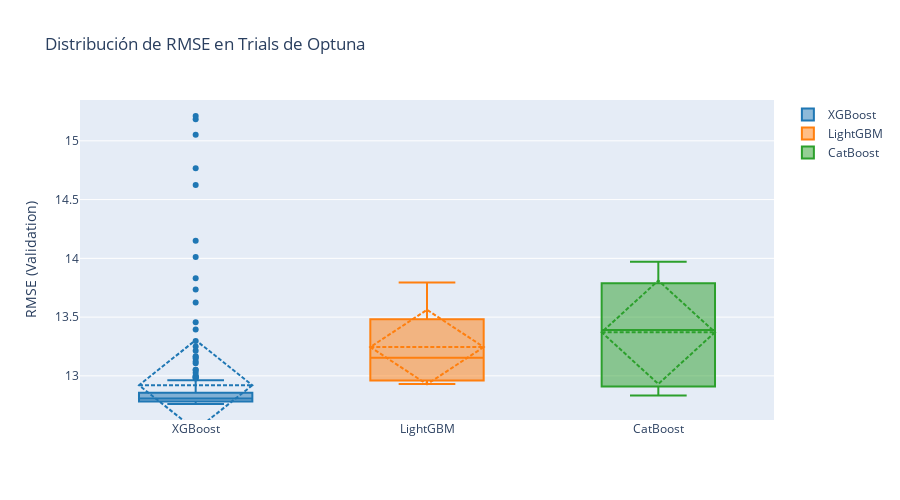

This figure's notebook cell:
### Markdown cell above
## 11. Visualización de Distribución de Trials

### Code cell
# Distribution of trial values
fig = go.Figure()

fig.add_trace(go.Box(
    y=df_xgboost_trials['value'],
    name='XGBoost',
    marker_color='#1f77b4',
    boxmean='sd'
))

fig.add_trace(go.Box(
    y=df_lightgbm_trials['value'],
    name='LightGBM',
    marker_color='#ff7f0e',
    boxmean='sd'
))

fig.add_trace(go.Box(
    y=df_catboost_trials['value'],
    name='CatBoost',
    marker_color='#2ca02c',
    boxmean='sd'
))

fig.update_layout(
    title='Distribución de RMSE en Trials de Optuna',
    yaxis_title='RMSE (Validation)',
    height=500,
    showlegend=True
)

fig.show()

# Statistics
print("\nEstadísticas de Trials:")
print("\nXGBoost:")
print(f"  Media: {df_xgboost_trials['value'].mean():.4f}")
print(f"  Std: {df_xgboost_trials['value'].std():.4f}")
print(f"  Min: {df_xgboost_trials['value'].min():.4f}")
print(f"  Max: {df_xgboost_trials['value'].max():.4f}")

print("\nLightGBM:")
print(f"  Media: {df_lightgbm_trials['value'].mean():.4f}")
print(f"  Std: {df_lightgbm_trials['value'].std():.4f}")
print(f"  Min: {df_lightgbm_trials['value'].min():.4f}")
print(f"  Max: {df_lightgbm_trials['value'].max():.4f}")

print("\nCatBoost:")
print(f"  Media: {df_catboost_trials['value'].mean():.4f}")
print(f"  Std: {df_catboost_trials['value'].std():.4f}")
print(f"  Min: {df_catboost_trials['value'].min():.4f}")
print(f"  Max: {df_catboost_trials['value'].max():.4f}")

### Figure 1 — Plotly figure (JSON) as saved in the notebook; plotly's stock layout.template omitted (floating-point values rounded to 4 significant figures; data arrays with more than 128 entries replaced by an {"elided": "..."} marker saying what was removed)
{"data": [{"boxmean": "sd", "marker": {"color": "#1f77b4"}, "name": "XGBoost", "type": "box", "y": {"elided": "200 float values"}}, {"boxmean": "sd", "marker": {"color": "#ff7f0e"}, "name": "LightGBM", "type": "box", "y": [12.97, 13.8, 13.15, 13.38, 12.93]}, {"boxmean": "sd", "marker": {"color": "#2ca02c"}, "name": "CatBoost", "type": "box", "y": [12.93, 12.83, 13.97, 13.39, 13.73]}], "layout": {"height": 500, "showlegend": true, "title": {"text": "Distribución de RMSE en Trials de Optuna"}, "yaxis": {"title": {"text": "RMSE (Validation)"}}}}
